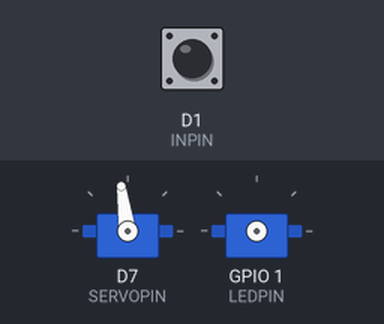
Simulated run of this sketch. Board: ESP8266 (NodeMCU). On the bench: 2 × servo. Wiring (inferred from the names in the program): 2 × servo: signal D7 / signal GPIO 1. The inputs (shaded band) are chosen by the test bench; at power-on: D1 (INPIN) HIGH. Servo pulses on a pin are drawn as a servo (544–2400 µs = 0–180°).

Above: at 2.3 s.
2.4 s: D1 (INPIN) pulled LOW for 0.15 s
At 5.21 s:
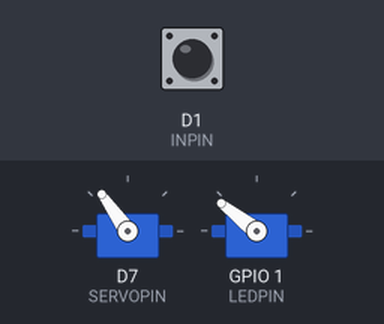
5.5 s: D1 (INPIN) pulled LOW for 3.2 s
11.7 s: D1 (INPIN) pulled LOW for 1 s
15.3 s: D1 (INPIN) driven LOW
18.3 s: D1 (INPIN) pulsed HIGH 2 times (0.12 s each, 0.3 s apart)
At 22.81 s:
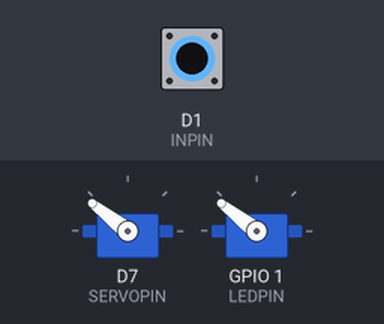
27.9 s: D1 (INPIN) driven HIGH
At 28.9 s:
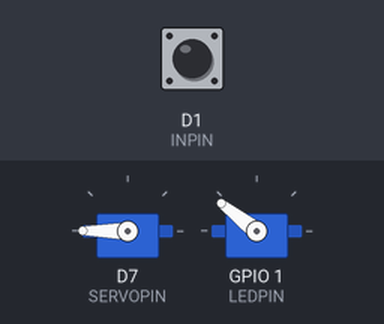
Timing chart, 0 to 33.7 s (numbered marks = the images above; inputs shaded):
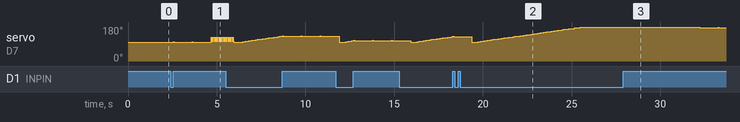

The sketch:

time_timer.ino
```cpp
//time timer
//Raphael Abrams, March 2024

//#define ECHO  //if you want serial feedback, uncomment and use a serial monitor

#define INPIN D1 //physical pin for button
#define SERVOPIN D7 //which physical pin is the servo attached to
#define LEDPIN D10 //which physical pin is the LED attached to
#define SERVO_PULSE_MIN 500 //the shortest pulsewidth for servo control
#define SERVO_PULSE_MAX 2600 //the longest pulsewidth for servo control
#define ANGLEMIN -150 //angle measured in degrees
#define ANGLEMAX 150 //''
#define PULSESPACING 30 //how long the delay begtween servo control pulses
#define PUSHED 0 //status of the button, a low voltage indicates button press
#define TIMERMIN 0 //the lowest number of seconds to count down.
#define TIMERMAX 180 //what's the longest the time possible for the timing cycle
#define BUILDPAUSE 2 //higher number slows down the increase in timing cycle when pressing button
#define TICK 1000 //length of a "second"
#define INDICATEMIN 0 //angles to display the timer
#define INDICATEMAX 120
#define ALERTLOW 10 //low end of wiggling alert at the end of the timing cycle
#define ALERTHIGH 40 //high end of wiggling alert at the end of the timing cycle
#define JIGGLE 4 //overshoot of servo by a few degrees to make time ticking more visible
#define TRUE 1 //for logic tests

void servo(int pin, int angle);
void servoMultiple (int pin, int angle, int reps);

//------------------------------------------------------------------------------------------------
void setup() {
  pinMode(SERVOPIN, OUTPUT);
  pinMode(LEDPIN, OUTPUT);
  pinMode(INPIN, INPUT_PULLUP); //enable input weak pullup if there's no pullup resistor on the switch
  delay(1000); //wait a second for voltages and ports to settle
  #ifdef ECHO
  Serial.begin(115200);
  Serial.println("small task timer");
  #endif
  servoMultiple(SERVOPIN,INDICATEMIN,6); //drive the servo to start position
}

//------------------------------------------------------------------------------------------------
void loop() {
  static int countdown=0; //accumulator for countdown
  static int armed=0; //flag for alarm
  digitalWrite(LEDPIN,0); //turn off LED
  if(digitalRead(INPIN)==PUSHED){ //get status of input switch
    #ifdef ECHO
    Serial.println("RESET TIMER");
    #endif
    countdown=0; //reset the countdown timer
    servoMultiple(SERVOPIN,INDICATEMIN,3); //move servo to start position
    while(digitalRead(INPIN)==PUSHED){
      armed=TRUE;
      countdown++; //add seconds to countdown
      countdown = constrain(countdown,TIMERMIN,TIMERMAX); //no too many!
      #ifdef ECHO
      Serial.print("timer is now set to"); Serial.print(countdown); Serial.println("seconds");
      #endif
      //servo is in degrees, timer is in seconds, convert seconds to degrees for the servo
      int display= map(countdown, TIMERMIN, TIMERMAX, INDICATEMIN, INDICATEMAX);
      servo(SERVOPIN,display); //point to the angle that represents the selected time
      digitalWrite(LEDPIN,1); //flash the led
      delay(BUILDPAUSE); //longer delay makes the timer slower to increment
      digitalWrite(LEDPIN,0);
    }
  }
  //at this point the button has been released
  if(armed==TRUE && countdown>0){
    int display= map(countdown, TIMERMIN, TIMERMAX, INDICATEMIN, INDICATEMAX);
    servo(SERVOPIN,display+JIGGLE);
    servo(SERVOPIN,display);
    countdown--;
    delay(TICK);
    #ifdef ECHO
    ECHO Serial.print("t minus "); Serial.println(countdown); Serial.println("...  ");
    #endif
  }
  if(armed==1 && countdown==0){
    armed=0;
    digitalWrite(LEDPIN,1);
    for (int x=20;x>0;x--){
      #ifdef ECHO
      Serial.println("BOOM!");
      #endif
      servo(SERVOPIN,ALERTHIGH);
      servo(SERVOPIN,ALERTLOW);
    }
    servoMultiple(SERVOPIN,INDICATEMIN,5);
  }
}

void servoMultiple (int pin, int angle, int reps){
  for (reps;reps>0;reps--){
    servo(pin,angle);
  }
}

#define GAPTIME 30  //milliseconds between pulses
void servo(int pin, int angle){
  angle = map(angle,ANGLEMIN,ANGLEMAX,SERVO_PULSE_MIN,SERVO_PULSE_MAX);
  digitalWrite(pin, HIGH);
  delayMicroseconds(angle); //servo pulse high side duration
  digitalWrite(pin, LOW);
  delay(GAPTIME);
}
```

Measured:
- after the input at 27.9 s, servo on D7 (SERVOPIN): 179° → 180° at once, → 178° 3.2 s later, → 177° 1.0 s later
